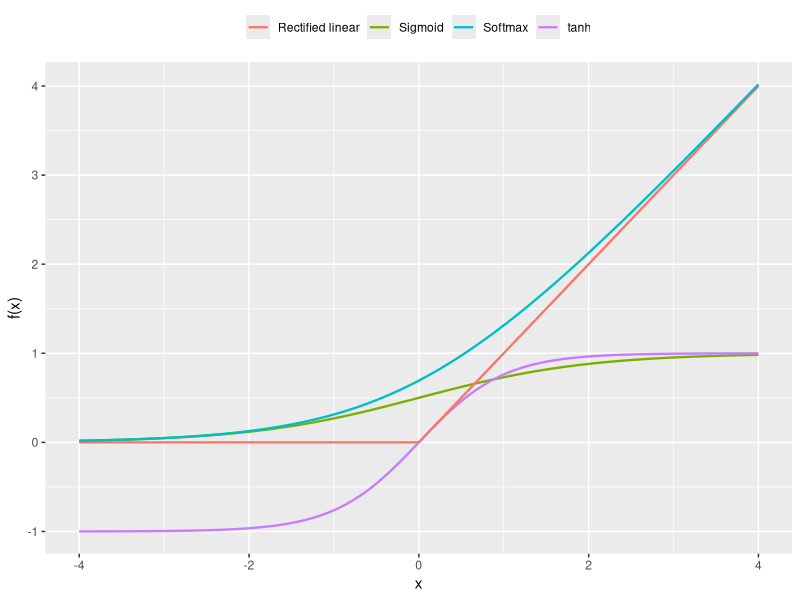

The R script that drew this image:


#########################################################################
# Author:  Fabian Pribahsnik
# Date:    25.08.2018
# Purpose: Plot activation functions as described in the chapter
            "Multi-Layer Neural Networks"
#########################################################################
library(ggplot2)


# Sigmoid activation function
sigmoidFun <- function(x) {
   1 / (1 + exp(-x))
}

# Tanh activation function
tanhFun <- function(x){
  (exp(x) - exp(-x)) / (exp(x) + exp(-x))
}

# Rectified linear activation function
reluFun <- function(x){
  pmax(0,x)
}

# Softmax activation function
softmaxFun <- function(x){
  log(1 + exp(x))
}

plotOverview <- ggplot(data.frame(x = c(-4, 4)), aes(x = x)) +
  stat_function(fun = sigmoidFun,   n = 500, size = 0.8, aes(colour = "Sigmoid")) +
  stat_function(fun = tanhFun,      n = 500, size = 0.8, aes(colour = "tanh")) +
  stat_function(fun = reluFun,      n = 500, size = 0.8, aes(colour = "Rectified linear")) +
  stat_function(fun = softmaxFun,   n = 500, size = 0.8, aes(colour = "Softmax")) +
  theme(legend.position = "top",
        legend.title=element_blank()) +
  scale_y_continuous(name = "f(x)")

plotOverview
